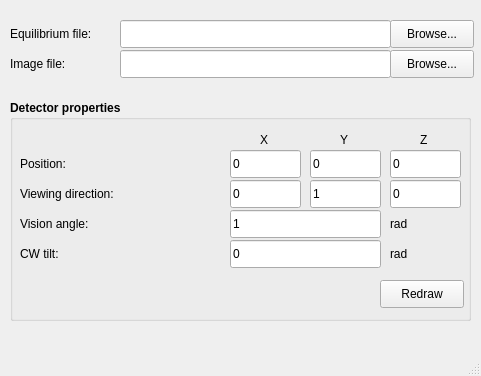
<?xml version="1.0" encoding="UTF-8"?>
<ui version="4.0">
 <class>MainWindow</class>
 <widget class="QMainWindow" name="MainWindow">
  <property name="geometry">
   <rect>
    <x>0</x>
    <y>0</y>
    <width>481</width>
    <height>376</height>
   </rect>
  </property>
  <property name="windowTitle">
   <string>MainWindow</string>
  </property>
  <widget class="QWidget" name="centralwidget">
   <widget class="QLabel" name="label">
    <property name="geometry">
     <rect>
      <x>10</x>
      <y>20</y>
      <width>111</width>
      <height>28</height>
     </rect>
    </property>
    <property name="text">
     <string>Equilibrium file:</string>
    </property>
   </widget>
   <widget class="QLineEdit" name="tbEquilibrium">
    <property name="geometry">
     <rect>
      <x>120</x>
      <y>20</y>
      <width>271</width>
      <height>28</height>
     </rect>
    </property>
   </widget>
   <widget class="QLabel" name="label_2">
    <property name="geometry">
     <rect>
      <x>10</x>
      <y>50</y>
      <width>91</width>
      <height>28</height>
     </rect>
    </property>
    <property name="text">
     <string>Image file:</string>
    </property>
   </widget>
   <widget class="QLineEdit" name="tbImage">
    <property name="geometry">
     <rect>
      <x>120</x>
      <y>50</y>
      <width>271</width>
      <height>28</height>
     </rect>
    </property>
   </widget>
   <widget class="QPushButton" name="btnBrowseEq">
    <property name="geometry">
     <rect>
      <x>390</x>
      <y>20</y>
      <width>84</width>
      <height>28</height>
     </rect>
    </property>
    <property name="text">
     <string>Browse...</string>
    </property>
   </widget>
   <widget class="QPushButton" name="btnBrowseImage">
    <property name="geometry">
     <rect>
      <x>390</x>
      <y>50</y>
      <width>84</width>
      <height>28</height>
     </rect>
    </property>
    <property name="text">
     <string>Browse...</string>
    </property>
   </widget>
   <widget class="QGroupBox" name="gbDetector">
    <property name="geometry">
     <rect>
      <x>10</x>
      <y>100</y>
      <width>461</width>
      <height>221</height>
     </rect>
    </property>
    <property name="font">
     <font>
      <weight>75</weight>
      <bold>true</bold>
     </font>
    </property>
    <property name="title">
     <string>Detector properties</string>
    </property>
    <widget class="QLabel" name="label_3">
     <property name="geometry">
      <rect>
       <x>250</x>
       <y>30</y>
       <width>21</width>
       <height>20</height>
      </rect>
     </property>
     <property name="font">
      <font>
       <weight>50</weight>
       <bold>false</bold>
      </font>
     </property>
     <property name="text">
      <string>X</string>
     </property>
    </widget>
    <widget class="QLabel" name="label_4">
     <property name="geometry">
      <rect>
       <x>330</x>
       <y>30</y>
       <width>21</width>
       <height>20</height>
      </rect>
     </property>
     <property name="font">
      <font>
       <weight>50</weight>
       <bold>false</bold>
      </font>
     </property>
     <property name="text">
      <string>Y</string>
     </property>
    </widget>
    <widget class="QLabel" name="label_5">
     <property name="geometry">
      <rect>
       <x>410</x>
       <y>30</y>
       <width>21</width>
       <height>20</height>
      </rect>
     </property>
     <property name="font">
      <font>
       <weight>50</weight>
       <bold>false</bold>
      </font>
     </property>
     <property name="text">
      <string>Z</string>
     </property>
    </widget>
    <widget class="QLineEdit" name="tbPosX">
     <property name="geometry">
      <rect>
       <x>220</x>
       <y>50</y>
       <width>71</width>
       <height>28</height>
      </rect>
     </property>
     <property name="font">
      <font>
       <weight>50</weight>
       <bold>false</bold>
      </font>
     </property>
     <property name="text">
      <string>0</string>
     </property>
    </widget>
    <widget class="QLineEdit" name="tbPosY">
     <property name="geometry">
      <rect>
       <x>300</x>
       <y>50</y>
       <width>71</width>
       <height>28</height>
      </rect>
     </property>
     <property name="font">
      <font>
       <weight>50</weight>
       <bold>false</bold>
      </font>
     </property>
     <property name="text">
      <string>0</string>
     </property>
    </widget>
    <widget class="QLineEdit" name="tbPosZ">
     <property name="geometry">
      <rect>
       <x>380</x>
       <y>50</y>
       <width>71</width>
       <height>28</height>
      </rect>
     </property>
     <property name="font">
      <font>
       <weight>50</weight>
       <bold>false</bold>
      </font>
     </property>
     <property name="text">
      <string>0</string>
     </property>
    </widget>
    <widget class="QLineEdit" name="tbDirX">
     <property name="geometry">
      <rect>
       <x>220</x>
       <y>80</y>
       <width>71</width>
       <height>28</height>
      </rect>
     </property>
     <property name="font">
      <font>
       <weight>50</weight>
       <bold>false</bold>
      </font>
     </property>
     <property name="text">
      <string>0</string>
     </property>
    </widget>
    <widget class="QLineEdit" name="tbDirZ">
     <property name="geometry">
      <rect>
       <x>380</x>
       <y>80</y>
       <width>71</width>
       <height>28</height>
      </rect>
     </property>
     <property name="font">
      <font>
       <weight>50</weight>
       <bold>false</bold>
      </font>
     </property>
     <property name="text">
      <string>0</string>
     </property>
    </widget>
    <widget class="QLineEdit" name="tbDirY">
     <property name="geometry">
      <rect>
       <x>300</x>
       <y>80</y>
       <width>71</width>
       <height>28</height>
      </rect>
     </property>
     <property name="font">
      <font>
       <weight>50</weight>
       <bold>false</bold>
      </font>
     </property>
     <property name="text">
      <string>1</string>
     </property>
    </widget>
    <widget class="QLabel" name="label_6">
     <property name="geometry">
      <rect>
       <x>10</x>
       <y>50</y>
       <width>131</width>
       <height>28</height>
      </rect>
     </property>
     <property name="font">
      <font>
       <weight>50</weight>
       <bold>false</bold>
      </font>
     </property>
     <property name="text">
      <string>Position:</string>
     </property>
    </widget>
    <widget class="QLabel" name="label_7">
     <property name="geometry">
      <rect>
       <x>10</x>
       <y>80</y>
       <width>191</width>
       <height>28</height>
      </rect>
     </property>
     <property name="font">
      <font>
       <weight>50</weight>
       <bold>false</bold>
      </font>
     </property>
     <property name="text">
      <string>Viewing direction:</string>
     </property>
    </widget>
    <widget class="QLabel" name="label_8">
     <property name="geometry">
      <rect>
       <x>10</x>
       <y>110</y>
       <width>141</width>
       <height>28</height>
      </rect>
     </property>
     <property name="font">
      <font>
       <weight>50</weight>
       <bold>false</bold>
      </font>
     </property>
     <property name="text">
      <string>Vision angle:</string>
     </property>
    </widget>
    <widget class="QLineEdit" name="tbVisang">
     <property name="geometry">
      <rect>
       <x>220</x>
       <y>110</y>
       <width>151</width>
       <height>28</height>
      </rect>
     </property>
     <property name="font">
      <font>
       <weight>50</weight>
       <bold>false</bold>
      </font>
     </property>
     <property name="text">
      <string>1</string>
     </property>
    </widget>
    <widget class="QLabel" name="label_9">
     <property name="geometry">
      <rect>
       <x>380</x>
       <y>110</y>
       <width>63</width>
       <height>28</height>
      </rect>
     </property>
     <property name="font">
      <font>
       <weight>50</weight>
       <bold>false</bold>
      </font>
     </property>
     <property name="text">
      <string>rad</string>
     </property>
    </widget>
    <widget class="QLabel" name="label_10">
     <property name="geometry">
      <rect>
       <x>10</x>
       <y>140</y>
       <width>151</width>
       <height>28</height>
      </rect>
     </property>
     <property name="font">
      <font>
       <weight>50</weight>
       <bold>false</bold>
      </font>
     </property>
     <property name="text">
      <string>CW tilt:</string>
     </property>
    </widget>
    <widget class="QLineEdit" name="tbTilt">
     <property name="geometry">
      <rect>
       <x>220</x>
       <y>140</y>
       <width>151</width>
       <height>28</height>
      </rect>
     </property>
     <property name="font">
      <font>
       <weight>50</weight>
       <bold>false</bold>
      </font>
     </property>
     <property name="text">
      <string>0</string>
     </property>
    </widget>
    <widget class="QLabel" name="label_11">
     <property name="geometry">
      <rect>
       <x>380</x>
       <y>140</y>
       <width>63</width>
       <height>28</height>
      </rect>
     </property>
     <property name="font">
      <font>
       <weight>50</weight>
       <bold>false</bold>
      </font>
     </property>
     <property name="text">
      <string>rad</string>
     </property>
    </widget>
    <widget class="QPushButton" name="btnRedraw">
     <property name="geometry">
      <rect>
       <x>370</x>
       <y>180</y>
       <width>84</width>
       <height>28</height>
      </rect>
     </property>
     <property name="font">
      <font>
       <weight>50</weight>
       <bold>false</bold>
      </font>
     </property>
     <property name="text">
      <string>Redraw</string>
     </property>
    </widget>
   </widget>
  </widget>
  <widget class="QMenuBar" name="menubar">
   <property name="geometry">
    <rect>
     <x>0</x>
     <y>0</y>
     <width>481</width>
     <height>25</height>
    </rect>
   </property>
  </widget>
  <widget class="QStatusBar" name="statusbar"/>
 </widget>
 <resources/>
 <connections/>
</ui>
